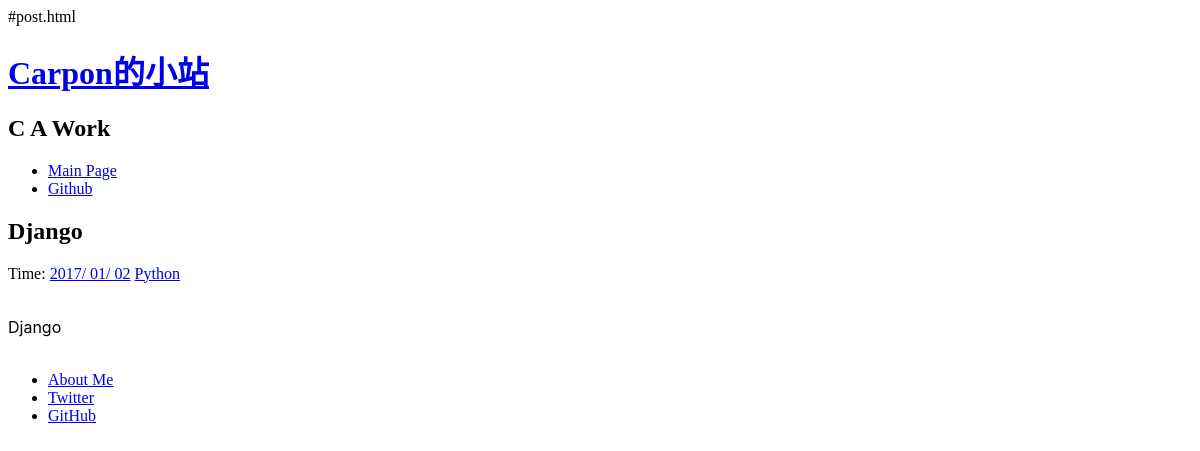
Page /2/ on the committed database.
### hello/models.py (models this page shows, shortened)
class Hello(models.Model):
    title = models.CharField(max_length = 100)
    category = models.CharField(max_length = 50,blank = True)
    date_time = models.DateTimeField(auto_now_add = True)
    content = models.TextField(blank = True,null = True)
    def get_absolute_url(self):
        path = reverse('detail',kwargs={'id':self.id})
        return "http://127.0.0.1:8000%s" % path
    class Meta:
        ordering = ['-date_time']

### hello/views.py (the view)
# urls.py: url(r'^(?P<id>\d+)/$',hello_views.detail,name='detail'),
def detail(request, id):
    try:
        post = Hello.objects.get(id=str(id))
    except Hello.DoesNotExist:
        raise Http404
    return render(request,'post.html',{'post':post})

### hello/templatetags/custom_markdown.py (called while the page is built)
@register.filter(is_safe=True)  #注册template filter
@stringfilter  #希望字符串作为参数
def custom_markdown(value):
    return mark_safe(markdown.markdown(value,
        extensions = ['markdown.extensions.fenced_code', 'markdown.extensions.codehilite'],
                                       safe_mode=True,
                                       enable_attributes=False))

### hello/templates/post.html (shortened to what this page needs)
{% extends "base.html" %}
{% load custom_markdown %}
{% block content %}
<div class="posts">
        <section class="post">
            <header class="post-header">
                <h2 class="post-title">{{ post.title }}</h2>
                    <p class="post-meta">
                        Time:  <a class="post-author" href="#">{{ post.date_time|date:'Y/ m/ d'}}</a> <a class="post-category post-category-js" href="#">{{ post.category }}</a>
                    </p>
            </header>
                <div class="markdown-body">
                    <p>
                        {{ post.content|custom_markdown }}
                    </p>
                </div>
        </section>
</div>
{% endblock %}

### static/style.css (style rules this page uses)
.markdown-body { font-family:-apple-system, BlinkMacSystemFont, "Segoe UI", Helvetica, Arial, sans-serif, "Apple Color Emoji", "Segoe UI Emoji", "Segoe UI Symbol"; font-size:16px; line-height:1.5; word-wrap:break-word }
.markdown-body::before { display:table;content:"" }
.markdown-body::after { display:table;clear:both;content:"" }
.markdown-body>*:first-child { margin-top:0 !important }
.markdown-body p,.markdown-body blockquote,.markdown-body ul,.markdown-body ol,.markdown-body dl,.markdown-body table,.markdown-body pre { margin-top:0;margin-bottom:16px }

### rows in the picture
Hello: title "Django", date_time "2017/ 01/ 02", category "Python", content|custom_markdown "Django"
